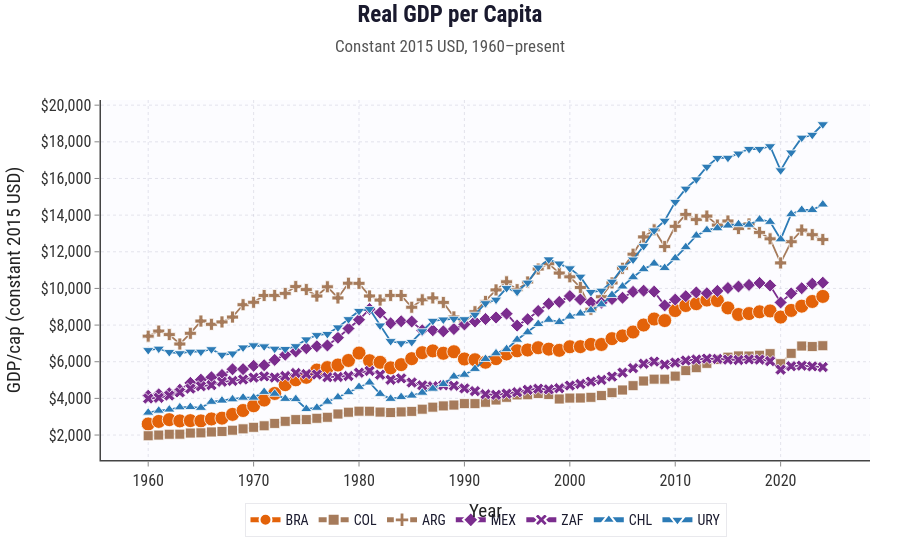

Source (notebook cell):
### Markdown cell above
# Real GDP per Capita

Brazil and peer countries, 1960–present.

### Code cell
import pandas as pd
import plotly.graph_objects as go
import re

# ── Data ──
df_gdp = pd.read_stata("../Data/Course_Database_Newest.dta")
df_gdp = df_gdp.rename(columns={'countrycodeiso': 'countrycode'})

gdp_var = 'wdi_ny_gdp_pcap_kd'
PEERS_G = ['COL', 'ARG', 'MEX', 'ZAF', 'CHL', 'URY']
all_codes_g = ['BRA'] + PEERS_G

PEER_NAMES_G = {
    'BRA': 'Brazil', 'COL': 'Colombia', 'ARG': 'Argentina',
    'MEX': 'Mexico', 'ZAF': 'South Africa', 'CHL': 'Chile', 'URY': 'Uruguay'
}
PEER_COLORS_G = {
    'BRA': '#e36209',
    'COL': '#a67b5b', 'ARG': '#a67b5b',
    'MEX': '#7b2d8e', 'ZAF': '#7b2d8e',
    'CHL': '#2c7bb6', 'URY': '#2c7bb6',
}
PEER_SYMBOLS_G = {
    'BRA': 'circle', 'COL': 'square', 'ARG': 'cross',
    'MEX': 'diamond', 'ZAF': 'x', 'CHL': 'triangle-up', 'URY': 'triangle-down',
}

sdata_g = df_gdp[df_gdp['countrycode'].isin(all_codes_g) & (df_gdp['year'] >= 1960)].copy()
sdata_g = sdata_g.dropna(subset=[gdp_var]).sort_values(['countrycode', 'year'])

fig_gdp = go.Figure()

for code in all_codes_g:
    cdf = sdata_g[sdata_g['countrycode'] == code].sort_values('year')
    if cdf.empty:
        continue
    name = PEER_NAMES_G[code]
    color = PEER_COLORS_G[code]
    sym = PEER_SYMBOLS_G[code]
    lw = 3.5 if code == 'BRA' else 1.8
    sz = 14 if code == 'BRA' else 10

    fig_gdp.add_trace(go.Scatter(
        x=cdf['year'], y=cdf[gdp_var],
        mode='lines+markers',
        line=dict(color=color, width=lw),
        marker=dict(
            color=color, size=sz, symbol=sym,
            line=dict(color='white', width=0.8),
        ),
        name=code,
        hovertemplate=(
            f"<b style='font-size:15px'>{name}</b><br>"
            "<span style='font-size:13px'>"
            "Year: <b>%{x}</b><br>"
            "GDP/cap: <b>$%{y:,.0f}</b>"
            "</span><extra></extra>"
        ),
    ))

# ── Layout (responsive for iframe embedding) ──
fig_gdp.update_layout(
    template='plotly_white',
    autosize=True,
    margin=dict(l=60, r=30, t=100, b=100),
    plot_bgcolor='rgba(252,252,255,1)',
    paper_bgcolor='white',
    font=dict(family='Roboto Condensed, sans-serif', color='#1a1a2e'),
    title=dict(
        text=(
            '<b>Real GDP per Capita</b>'
            '<br><span style="font-size:17px;color:#555">'
            'Constant 2015 USD, 1960–present</span>'
        ),
        font=dict(size=23, family='Roboto Condensed, sans-serif', color='#1a1a2e'),
        x=0.5, xanchor='center',
        y=0.96,
    ),
    xaxis=dict(
        title=dict(text='Year', font=dict(size=19, family='Roboto Condensed, sans-serif', color='#222')),
        tickfont=dict(size=16, color='#333'),
        showgrid=True, gridcolor='rgba(180,180,200,0.35)', griddash='dot',
        showline=True, linecolor='#444', linewidth=1.5,
        ticks='outside', ticklen=5, tickcolor='#888',
        dtick=10,
    ),
    yaxis=dict(
        title=dict(text='GDP/cap (constant 2015 USD)', font=dict(size=19, family='Roboto Condensed, sans-serif', color='#222')),
        tickfont=dict(size=16, color='#333'),
        tickformat='$,.0f',
        showgrid=True, gridcolor='rgba(180,180,200,0.35)', griddash='dot',
        showline=True, linecolor='#444', linewidth=1.5,
        ticks='outside', ticklen=5, tickcolor='#888',
    ),
    legend=dict(
        orientation='h',
        yanchor='top', y=-0.12,
        xanchor='center', x=0.5,
        font=dict(size=14, family='Roboto Condensed, sans-serif'),
        bgcolor='rgba(255,255,255,0.85)',
        bordercolor='rgba(200,200,210,0.4)',
        borderwidth=1,
        itemsizing='constant',
    ),
    hovermode='closest',
    hoverlabel=dict(
        font_size=16,
        font_family='Roboto Condensed, sans-serif',
        font_color='black',
        bgcolor='rgba(255,255,255,0.95)',
        bordercolor='#bbb',
    ),
    annotations=[],
)

fig_gdp.show()

# Save as HTML with click-to-highlight functionality
plot_div_g = fig_gdp.to_html(include_plotlyjs=True, full_html=False, config={'responsive': True})
plot_div_g = re.sub(r'style="height:\s*\d+px;\s*width:\s*\d+px;"', 'style="width:100%; height:100%;"', plot_div_g)

html_content_g = f'''<!DOCTYPE html>
<html>
<head>
    <meta charset="utf-8" />
    <meta name="viewport" content="width=device-width, initial-scale=1.0">
    <style>
        * {{ margin: 0; padding: 0; box-sizing: border-box; }}
        html, body {{
            width: 100%;
            height: 100%;
            overflow: hidden;
        }}
        .js-plotly-plot {{
            width: 100% !important;
            height: 100% !important;
        }}
    </style>
</head>
<body>
{plot_div_g}
<script>
    var selectedTrace = null;
    
    function resizePlot() {{
        var gd = document.querySelector('.js-plotly-plot');
        if (gd && window.Plotly) {{
            Plotly.relayout(gd, {{
                width: window.innerWidth,
                height: window.innerHeight
            }});
        }}
    }}
    
    function setupClickHighlight() {{
        var gd = document.querySelector('.js-plotly-plot');
        if (!gd) return;
        
        var numTraces = gd.data.length;
        
        // Click on a point to highlight that trace
        gd.on('plotly_click', function(data) {{
            var clickedTrace = data.points[0].curveNumber;
            
            // If clicking same trace, reset all
            if (selectedTrace === clickedTrace) {{
                selectedTrace = null;
                var opacities = [];
                for (var i = 0; i < numTraces; i++) {{
                    opacities.push(1);
                }}
                Plotly.restyle(gd, 'opacity', [opacities]);
            }} else {{
                // Highlight clicked, dim others
                selectedTrace = clickedTrace;
                var opacities = [];
                for (var i = 0; i < numTraces; i++) {{
                    opacities.push(i === clickedTrace ? 1 : 0.15);
                }}
                Plotly.restyle(gd, 'opacity', [opacities]);
            }}
        }});
        
        // Double-click to reset
        gd.on('plotly_doubleclick', function() {{
            selectedTrace = null;
            var opacities = [];
            for (var i = 0; i < numTraces; i++) {{
                opacities.push(1);
            }}
            Plotly.restyle(gd, 'opacity', [opacities]);
        }});
    }}
    
    window.addEventListener('load', function() {{
        resizePlot();
        setTimeout(function() {{
            resizePlot();
            setupClickHighlight();
        }}, 200);
    }});
    window.addEventListener('resize', resizePlot);
</script>
</body>
</html>
'''

with open("gdp-per-capita.html", "w", encoding="utf-8") as f:
    f.write(html_content_g)
    
print("Real GDP per Capita chart saved to gdp-per-capita.html")

### Figure 1 — Plotly figure (JSON) as saved in the notebook; plotly's stock layout.template omitted (floating-point values rounded to 4 significant figures)
{"data": [{"hovertemplate": "<b style='font-size:15px'>Brazil</b><br><span style='font-size:13px'>Year: <b>%{x}</b><br>GDP/cap: <b>$%{y:,.0f}</b></span><extra></extra>", "line": {"color": "#e36209", "width": 3.5}, "marker": {"color": "#e36209", "line": {"color": "white", "width": 0.8}, "size": 14, "symbol": "circle"}, "mode": "lines+markers", "name": "BRA", "type": "scatter", "x": [1960, 1961, 1962, 1963, 1964, 1965, 1966, 1967, 1968, 1969, 1970, 1971, 1972, 1973, 1974, 1975, 1976, 1977, 1978, 1979, 1980, 1981, 1982, 1983, 1984, 1985, 1986, 1987, 1988, 1989, 1990, 1991, 1992, 1993, 1994, 1995, 1996, 1997, 1998, 1999, 2000, 2001, 2002, 2003, 2004, 2005, 2006, 2007, 2008, 2009, 2010, 2011, 2012, 2013, 2014, 2015, 2016, 2017, 2018, 2019, 2020, 2021, 2022, 2023, 2024], "y": [2604.0, 2743.0, 2838.0, 2773.0, 2785.0, 2773.0, 2879.0, 2921.0, 3127.0, 3339.0, 3596.0, 3907.0, 4268.0, 4748.0, 5014.0, 5149.0, 5543.0, 5680.0, 5821.0, 6069.0, 6473.0, 6055.0, 5968.0, 5665.0, 5842.0, 6168.0, 6494.0, 6592.0, 6463.0, 6545.0, 6150.0, 6108.0, 5974.0, 6167.0, 6427.0, 6596.0, 6641.0, 6765.0, 6687.0, 6622.0, 6818.0, 6823.0, 6945.0, 6941.0, 7259.0, 7410.0, 7622.0, 8003.0, 8331.0, 8246.0, 8793.0, 9068.0, 9167.0, 9367.0, 9338.0, 8936.0, 8578.0, 8628.0, 8722.0, 8771.0, 8435.0, 8799.0, 9032.0, 9288.0, 9565.0]}, {"hovertemplate": "<b style='font-size:15px'>Colombia</b><br><span style='font-size:13px'>Year: <b>%{x}</b><br>GDP/cap: <b>$%{y:,.0f}</b></span><extra></extra>", "line": {"color": "#a67b5b", "width": 1.8}, "marker": {"color": "#a67b5b", "line": {"color": "white", "width": 0.8}, "size": 10, "symbol": "square"}, "mode": "lines+markers", "name": "COL", "type": "scatter", "x": [1960, 1961, 1962, 1963, 1964, 1965, 1966, 1967, 1968, 1969, 1970, 1971, 1972, 1973, 1974, 1975, 1976, 1977, 1978, 1979, 1980, 1981, 1982, 1983, 1984, 1985, 1986, 1987, 1988, 1989, 1990, 1991, 1992, 1993, 1994, 1995, 1996, 1997, 1998, 1999, 2000, 2001, 2002, 2003, 2004, 2005, 2006, 2007, 2008, 2009, 2010, 2011, 2012, 2013, 2014, 2015, 2016, 2017, 2018, 2019, 2020, 2021, 2022, 2023, 2024], "y": [1961.0, 1998.0, 2043.0, 2046.0, 2108.0, 2120.0, 2167.0, 2194.0, 2262.0, 2338.0, 2421.0, 2504.0, 2635.0, 2748.0, 2841.0, 2844.0, 2914.0, 2969.0, 3148.0, 3244.0, 3301.0, 3299.0, 3254.0, 3228.0, 3260.0, 3290.0, 3410.0, 3520.0, 3589.0, 3636.0, 3714.0, 3713.0, 3788.0, 3913.0, 4059.0, 4190.0, 4199.0, 4266.0, 4214.0, 3967.0, 4017.0, 4021.0, 4058.0, 4154.0, 4312.0, 4457.0, 4694.0, 4947.0, 5049.0, 5047.0, 5214.0, 5517.0, 5676.0, 5911.0, 6122.0, 6249.0, 6316.0, 6310.0, 6354.0, 6440.0, 5892.0, 6457.0, 6857.0, 6829.0, 6873.0]}, {"hovertemplate": "<b style='font-size:15px'>Argentina</b><br><span style='font-size:13px'>Year: <b>%{x}</b><br>GDP/cap: <b>$%{y:,.0f}</b></span><extra></extra>", "line": {"color": "#a67b5b", "width": 1.8}, "marker": {"color": "#a67b5b", "line": {"color": "white", "width": 0.8}, "size": 10, "symbol": "cross"}, "mode": "lines+markers", "name": "ARG", "type": "scatter", "x": [1960, 1961, 1962, 1963, 1964, 1965, 1966, 1967, 1968, 1969, 1970, 1971, 1972, 1973, 1974, 1975, 1976, 1977, 1978, 1979, 1980, 1981, 1982, 1983, 1984, 1985, 1986, 1987, 1988, 1989, 1990, 1991, 1992, 1993, 1994, 1995, 1996, 1997, 1998, 1999, 2000, 2001, 2002, 2003, 2004, 2005, 2006, 2007, 2008, 2009, 2010, 2011, 2012, 2013, 2014, 2015, 2016, 2017, 2018, 2019, 2020, 2021, 2022, 2023, 2024], "y": [7397.0, 7671.0, 7480.0, 6968.0, 7551.0, 8220.0, 8041.0, 8172.0, 8436.0, 9112.0, 9244.0, 9615.0, 9618.0, 9730.0, 10100.0, 9936.0, 9585.0, 10090.0, 9481.0, 10280.0, 10280.0, 9588.0, 9366.0, 9618.0, 9614.0, 8973.0, 9378.0, 9484.0, 9237.0, 8445.0, 8115.0, 8730.0, 9293.0, 9921.0, 10360.0, 9934.0, 10350.0, 11060.0, 11350.0, 10840.0, 10630.0, 10050.0, 8862.0, 9546.0, 10300.0, 11100.0, 11870.0, 12810.0, 13200.0, 12290.0, 13390.0, 14040.0, 13750.0, 13950.0, 13460.0, 13680.0, 13270.0, 13520.0, 13060.0, 12710.0, 11390.0, 12550.0, 13180.0, 12930.0, 12670.0]}, {"hovertemplate": "<b style='font-size:15px'>Mexico</b><br><span style='font-size:13px'>Year: <b>%{x}</b><br>GDP/cap: <b>$%{y:,.0f}</b></span><extra></extra>", "line": {"color": "#7b2d8e", "width": 1.8}, "marker": {"color": "#7b2d8e", "line": {"color": "white", "width": 0.8}, "size": 10, "symbol": "diamond"}, "mode": "lines+markers", "name": "MEX", "type": "scatter", "x": [1960, 1961, 1962, 1963, 1964, 1965, 1966, 1967, 1968, 1969, 1970, 1971, 1972, 1973, 1974, 1975, 1976, 1977, 1978, 1979, 1980, 1981, 1982, 1983, 1984, 1985, 1986, 1987, 1988, 1989, 1990, 1991, 1992, 1993, 1994, 1995, 1996, 1997, 1998, 1999, 2000, 2001, 2002, 2003, 2004, 2005, 2006, 2007, 2008, 2009, 2010, 2011, 2012, 2013, 2014, 2015, 2016, 2017, 2018, 2019, 2020, 2021, 2022, 2023, 2024], "y": [4146.0, 4219.0, 4276.0, 4475.0, 4846.0, 5021.0, 5154.0, 5278.0, 5589.0, 5596.0, 5775.0, 5809.0, 6099.0, 6385.0, 6559.0, 6741.0, 6845.0, 6889.0, 7310.0, 7815.0, 8290.0, 8875.0, 8677.0, 8099.0, 8208.0, 8194.0, 7714.0, 7716.0, 7658.0, 7784.0, 8037.0, 8197.0, 8330.0, 8412.0, 8623.0, 7971.0, 8321.0, 8771.0, 9162.0, 9265.0, 9582.0, 9398.0, 9242.0, 9222.0, 9421.0, 9492.0, 9814.0, 9878.0, 9826.0, 9074.0, 9389.0, 9576.0, 9783.0, 9739.0, 9862.0, 10020.0, 10100.0, 10190.0, 10300.0, 10160.0, 9235.0, 9728.0, 10010.0, 10250.0, 10310.0]}, {"hovertemplate": "<b style='font-size:15px'>South Africa</b><br><span style='font-size:13px'>Year: <b>%{x}</b><br>GDP/cap: <b>$%{y:,.0f}</b></span><extra></extra>", "line": {"color": "#7b2d8e", "width": 1.8}, "marker": {"color": "#7b2d8e", "line": {"color": "white", "width": 0.8}, "size": 10, "symbol": "x"}, "mode": "lines+markers", "name": "ZAF", "type": "scatter", "x": [1960, 1961, 1962, 1963, 1964, 1965, 1966, 1967, 1968, 1969, 1970, 1971, 1972, 1973, 1974, 1975, 1976, 1977, 1978, 1979, 1980, 1981, 1982, 1983, 1984, 1985, 1986, 1987, 1988, 1989, 1990, 1991, 1992, 1993, 1994, 1995, 1996, 1997, 1998, 1999, 2000, 2001, 2002, 2003, 2004, 2005, 2006, 2007, 2008, 2009, 2010, 2011, 2012, 2013, 2014, 2015, 2016, 2017, 2018, 2019, 2020, 2021, 2022, 2023, 2024], "y": [3993.0, 4032.0, 4156.0, 4329.0, 4532.0, 4664.0, 4722.0, 4907.0, 4954.0, 5030.0, 5136.0, 5201.0, 5137.0, 5221.0, 5386.0, 5328.0, 5302.0, 5156.0, 5168.0, 5221.0, 5400.0, 5499.0, 5291.0, 5015.0, 5092.0, 4865.0, 4713.0, 4664.0, 4714.0, 4687.0, 4544.0, 4396.0, 4226.0, 4194.0, 4258.0, 4337.0, 4466.0, 4527.0, 4495.0, 4553.0, 4701.0, 4786.0, 4917.0, 5012.0, 5187.0, 5406.0, 5651.0, 5891.0, 6010.0, 5847.0, 5954.0, 6067.0, 6122.0, 6171.0, 6155.0, 6112.0, 6095.0, 6126.0, 6117.0, 6033.0, 5570.0, 5756.0, 5784.0, 5747.0, 5709.0]}, {"hovertemplate": "<b style='font-size:15px'>Chile</b><br><span style='font-size:13px'>Year: <b>%{x}</b><br>GDP/cap: <b>$%{y:,.0f}</b></span><extra></extra>", "line": {"color": "#2c7bb6", "width": 1.8}, "marker": {"color": "#2c7bb6", "line": {"color": "white", "width": 0.8}, "size": 10, "symbol": "triangle-up"}, "mode": "lines+markers", "name": "CHL", "type": "scatter", "x": [1960, 1961, 1962, 1963, 1964, 1965, 1966, 1967, 1968, 1969, 1970, 1971, 1972, 1973, 1974, 1975, 1976, 1977, 1978, 1979, 1980, 1981, 1982, 1983, 1984, 1985, 1986, 1987, 1988, 1989, 1990, 1991, 1992, 1993, 1994, 1995, 1996, 1997, 1998, 1999, 2000, 2001, 2002, 2003, 2004, 2005, 2006, 2007, 2008, 2009, 2010, 2011, 2012, 2013, 2014, 2015, 2016, 2017, 2018, 2019, 2020, 2021, 2022, 2023, 2024], "y": [3223.0, 3331.0, 3391.0, 3513.0, 3529.0, 3485.0, 3813.0, 3880.0, 3948.0, 4040.0, 4040.0, 4354.0, 4252.0, 3974.0, 3960.0, 3420.0, 3489.0, 3819.0, 4063.0, 4341.0, 4627.0, 4866.0, 4244.0, 3976.0, 4073.0, 4153.0, 4311.0, 4529.0, 4783.0, 5193.0, 5291.0, 5607.0, 6152.0, 6462.0, 6688.0, 7201.0, 7605.0, 8059.0, 8287.0, 8161.0, 8465.0, 8632.0, 8811.0, 9131.0, 9642.0, 10100.0, 10610.0, 11050.0, 11360.0, 11120.0, 11650.0, 12250.0, 12880.0, 13180.0, 13290.0, 13430.0, 13510.0, 13470.0, 13760.0, 13630.0, 12680.0, 14050.0, 14280.0, 14280.0, 14580.0]}, {"hovertemplate": "<b style='font-size:15px'>Uruguay</b><br><span style='font-size:13px'>Year: <b>%{x}</b><br>GDP/cap: <b>$%{y:,.0f}</b></span><extra></extra>", "line": {"color": "#2c7bb6", "width": 1.8}, "marker": {"color": "#2c7bb6", "line": {"color": "white", "width": 0.8}, "size": 10, "symbol": "triangle-down"}, "mode": "lines+markers", "name": "URY", "type": "scatter", "x": [1960, 1961, 1962, 1963, 1964, 1965, 1966, 1967, 1968, 1969, 1970, 1971, 1972, 1973, 1974, 1975, 1976, 1977, 1978, 1979, 1980, 1981, 1982, 1983, 1984, 1985, 1986, 1987, 1988, 1989, 1990, 1991, 1992, 1993, 1994, 1995, 1996, 1997, 1998, 1999, 2000, 2001, 2002, 2003, 2004, 2005, 2006, 2007, 2008, 2009, 2010, 2011, 2012, 2013, 2014, 2015, 2016, 2017, 2018, 2019, 2020, 2021, 2022, 2023, 2024], "y": [6634.0, 6714.0, 6529.0, 6464.0, 6549.0, 6548.0, 6683.0, 6380.0, 6448.0, 6778.0, 6895.0, 6839.0, 6712.0, 6694.0, 6847.0, 7218.0, 7453.0, 7515.0, 7874.0, 8322.0, 8773.0, 8875.0, 7976.0, 7125.0, 7011.0, 7080.0, 7664.0, 8230.0, 8303.0, 8344.0, 8320.0, 8565.0, 9194.0, 9388.0, 10020.0, 9823.0, 10320.0, 11140.0, 11580.0, 11360.0, 11100.0, 10640.0, 9807.0, 9879.0, 10370.0, 11130.0, 11570.0, 12310.0, 13170.0, 13690.0, 14720.0, 15440.0, 15950.0, 16640.0, 17120.0, 17130.0, 17360.0, 17610.0, 17610.0, 17760.0, 16440.0, 17420.0, 18230.0, 18380.0, 18960.0]}], "layout": {"autosize": true, "font": {"color": "#1a1a2e", "family": "Roboto Condensed, sans-serif"}, "hoverlabel": {"bgcolor": "rgba(255,255,255,0.95)", "bordercolor": "#bbb", "font": {"color": "black", "family": "Roboto Condensed, sans-serif", "size": 16}}, "hovermode": "closest", "legend": {"bgcolor": "rgba(255,255,255,0.85)", "bordercolor": "rgba(200,200,210,0.4)", "borderwidth": 1, "font": {"family": "Roboto Condensed, sans-serif", "size": 14}, "itemsizing": "constant", "orientation": "h", "x": 0.5, "xanchor": "center", "y": -0.12, "yanchor": "top"}, "margin": {"b": 100, "l": 60, "r": 30, "t": 100}, "paper_bgcolor": "white", "plot_bgcolor": "rgba(252,252,255,1)", "title": {"font": {"color": "#1a1a2e", "family": "Roboto Condensed, sans-serif", "size": 23}, "text": "<b>Real GDP per Capita</b><br><span style=\"font-size:17px;color:#555\">Constant 2015 USD, 1960–present</span>", "x": 0.5, "xanchor": "center", "y": 0.96}, "xaxis": {"dtick": 10, "gridcolor": "rgba(180,180,200,0.35)", "griddash": "dot", "linecolor": "#444", "linewidth": 1.5, "showgrid": true, "showline": true, "tickcolor": "#888", "tickfont": {"color": "#333", "size": 16}, "ticklen": 5, "ticks": "outside", "title": {"font": {"color": "#222", "family": "Roboto Condensed, sans-serif", "size": 19}, "text": "Year"}}, "yaxis": {"gridcolor": "rgba(180,180,200,0.35)", "griddash": "dot", "linecolor": "#444", "linewidth": 1.5, "showgrid": true, "showline": true, "tickcolor": "#888", "tickfont": {"color": "#333", "size": 16}, "tickformat": "$,.0f", "ticklen": 5, "ticks": "outside", "title": {"font": {"color": "#222", "family": "Roboto Condensed, sans-serif", "size": 19}, "text": "GDP/cap (constant 2015 USD)"}}}}
